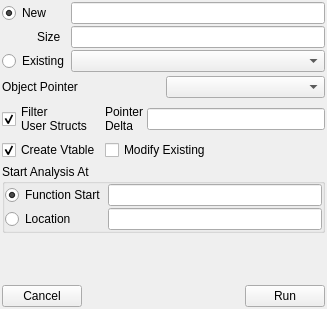
<?xml version="1.0" encoding="UTF-8"?>
<ui version="4.0">
 <class>facetui</class>
 <widget class="QWidget" name="facetui">
  <property name="geometry">
   <rect>
    <x>0</x>
    <y>0</y>
    <width>327</width>
    <height>309</height>
   </rect>
  </property>
  <property name="windowTitle">
   <string>Form</string>
  </property>
  <layout class="QVBoxLayout" name="verticalLayout_2">
   <property name="spacing">
    <number>2</number>
   </property>
   <property name="margin">
    <number>2</number>
   </property>
   <item>
    <layout class="QVBoxLayout" name="verticalLayout">
     <property name="spacing">
      <number>4</number>
     </property>
     <item>
      <layout class="QGridLayout" name="gridLayout">
       <property name="spacing">
        <number>2</number>
       </property>
       <item row="0" column="0" colspan="2">
        <widget class="QRadioButton" name="rb_newClass">
         <property name="text">
          <string>New</string>
         </property>
         <property name="checked">
          <bool>true</bool>
         </property>
        </widget>
       </item>
       <item row="0" column="2">
        <widget class="QLineEdit" name="line_className"/>
       </item>
       <item row="1" column="0">
        <spacer name="horizontalSpacer_2">
         <property name="orientation">
          <enum>Qt::Horizontal</enum>
         </property>
         <property name="sizeType">
          <enum>QSizePolicy::Preferred</enum>
         </property>
         <property name="sizeHint" stdset="0">
          <size>
           <width>5</width>
           <height>10</height>
          </size>
         </property>
        </spacer>
       </item>
       <item row="1" column="1">
        <widget class="QLabel" name="label_5">
         <property name="text">
          <string>Size</string>
         </property>
        </widget>
       </item>
       <item row="1" column="2">
        <widget class="QLineEdit" name="line_objectSize"/>
       </item>
       <item row="2" column="0" colspan="2">
        <widget class="QRadioButton" name="rb_existingClass">
         <property name="text">
          <string>Existing</string>
         </property>
        </widget>
       </item>
       <item row="2" column="2">
        <widget class="QComboBox" name="combo_existingClasses"/>
       </item>
      </layout>
     </item>
     <item>
      <layout class="QHBoxLayout" name="horizontalLayout_6">
       <item>
        <widget class="QLabel" name="label_6">
         <property name="text">
          <string>Object Pointer</string>
         </property>
        </widget>
       </item>
       <item>
        <widget class="QComboBox" name="combo_objPtrReg"/>
       </item>
      </layout>
     </item>
     <item>
      <layout class="QGridLayout" name="gridLayout_2">
       <item row="0" column="0">
        <widget class="QCheckBox" name="cb_filterUserClass">
         <property name="text">
          <string>Filter
User Structs</string>
         </property>
         <property name="checked">
          <bool>true</bool>
         </property>
        </widget>
       </item>
       <item row="1" column="1">
        <widget class="QCheckBox" name="cb_modifyExisting">
         <property name="text">
          <string>Modify Existing</string>
         </property>
        </widget>
       </item>
       <item row="1" column="0">
        <widget class="QCheckBox" name="cb_createVtable">
         <property name="text">
          <string>Create Vtable</string>
         </property>
         <property name="checked">
          <bool>true</bool>
         </property>
        </widget>
       </item>
       <item row="0" column="1">
        <layout class="QHBoxLayout" name="horizontalLayout_3">
         <item>
          <widget class="QLabel" name="label_3">
           <property name="text">
            <string>Pointer
Delta</string>
           </property>
          </widget>
         </item>
         <item>
          <widget class="QLineEdit" name="line_delta"/>
         </item>
        </layout>
       </item>
      </layout>
     </item>
     <item>
      <widget class="QGroupBox" name="groupBox">
       <property name="title">
        <string>Start Analysis At</string>
       </property>
       <layout class="QHBoxLayout" name="horizontalLayout">
        <property name="spacing">
         <number>0</number>
        </property>
        <property name="margin">
         <number>0</number>
        </property>
        <item>
         <layout class="QGridLayout" name="layout_startAnalysis">
          <property name="spacing">
           <number>2</number>
          </property>
          <item row="0" column="0">
           <widget class="QRadioButton" name="rb_funcStart">
            <property name="text">
             <string>Function Start</string>
            </property>
            <property name="checked">
             <bool>true</bool>
            </property>
            <attribute name="buttonGroup">
             <string notr="true">buttonGroup_2</string>
            </attribute>
           </widget>
          </item>
          <item row="0" column="1">
           <widget class="QLineEdit" name="line_funcStart">
            <property name="readOnly">
             <bool>true</bool>
            </property>
           </widget>
          </item>
          <item row="1" column="0">
           <widget class="QRadioButton" name="rb_startLocation">
            <property name="text">
             <string>Location</string>
            </property>
            <attribute name="buttonGroup">
             <string notr="true">buttonGroup_2</string>
            </attribute>
           </widget>
          </item>
          <item row="1" column="1">
           <widget class="QLineEdit" name="line_startLocation"/>
          </item>
         </layout>
        </item>
       </layout>
      </widget>
     </item>
     <item>
      <spacer name="verticalSpacer">
       <property name="orientation">
        <enum>Qt::Vertical</enum>
       </property>
       <property name="sizeHint" stdset="0">
        <size>
         <width>272</width>
         <height>13</height>
        </size>
       </property>
      </spacer>
     </item>
     <item>
      <layout class="QHBoxLayout" name="horizontalLayout_4">
       <item>
        <widget class="QPushButton" name="pb_cancel">
         <property name="text">
          <string>Cancel</string>
         </property>
        </widget>
       </item>
       <item>
        <spacer name="horizontalSpacer">
         <property name="orientation">
          <enum>Qt::Horizontal</enum>
         </property>
         <property name="sizeHint" stdset="0">
          <size>
           <width>40</width>
           <height>20</height>
          </size>
         </property>
        </spacer>
       </item>
       <item>
        <widget class="QPushButton" name="pb_run">
         <property name="text">
          <string>Run</string>
         </property>
        </widget>
       </item>
      </layout>
     </item>
    </layout>
   </item>
  </layout>
 </widget>
 <resources/>
 <connections/>
 <buttongroups>
  <buttongroup name="buttonGroup_2"/>
 </buttongroups>
</ui>
